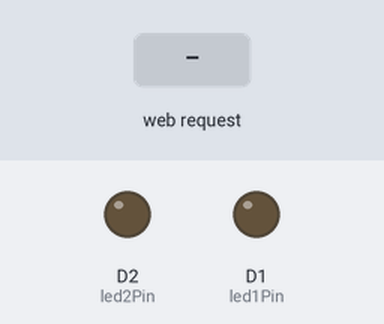
Simulated run of this sketch. Board: ESP8266 (NodeMCU). Parts: output pins drawn as LEDs (lit = HIGH). The test bench sets the inputs (shaded band). WiFi joins after 1.5 s; servers stay silent unless stated; what the sketch prints to the serial monitor is not drawn.

Above: at 2.7 s.
2.8 s: HTTP request GET /LED1=ON received
At 3.6 s:
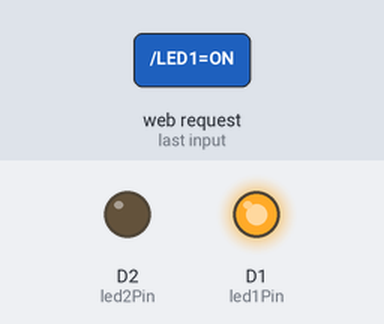
5.3 s: HTTP request GET /LEDALL=ON received
At 6.1 s:
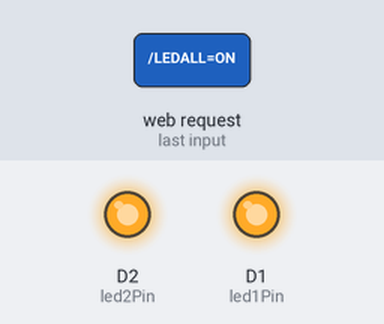
6.8 s: HTTP request GET /LED1=OFF received
At 7.2 s:
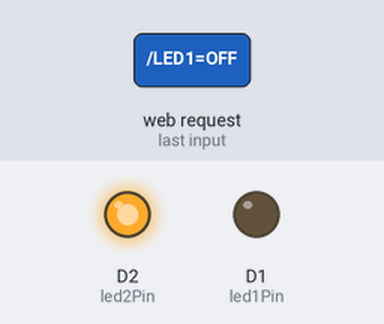
8.3 s: HTTP request GET /LED2=ON received
At 10.3 s:
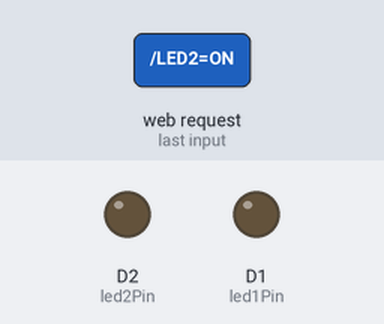
Timing chart, 0 to 11.8 s (numbered marks = the images above; inputs shaded):
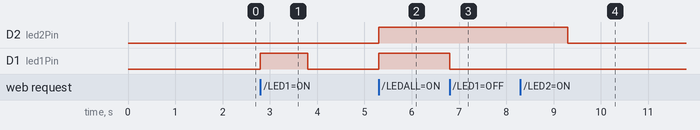

The sketch:

led_nodemcu.ino
```cpp
#include <ESP8266WiFi.h>

const char* ssid = "";
const char* password = "";

WiFiServer server(80);

const int led1Pin = D1;
const int led2Pin = D2;

void setup() {
  Serial.begin(115200);

  pinMode(led1Pin, OUTPUT);
  pinMode(led2Pin, OUTPUT);
  digitalWrite(led1Pin, LOW);
  digitalWrite(led2Pin, LOW);

  Serial.println("Connecting to WiFi...");
  WiFi.begin(ssid, password);

  while (WiFi.status() != WL_CONNECTED) {
    delay(500);
    Serial.print(".");
  }
  Serial.println("\nWiFi connected");
  Serial.println("IP Address: ");
  Serial.println(WiFi.localIP());

  server.begin();
}

void loop() {
  WiFiClient client = server.available();
  if (!client) return;

  while (!client.available()) {
    delay(1);
  }

  String request = client.readStringUntil('\r');
  Serial.println(request);
  client.flush();

  if (request.indexOf("/LED1=ON") != -1) {
    digitalWrite(led1Pin, HIGH);
    delay(1000);
    digitalWrite(led1Pin, LOW);
  } else if (request.indexOf("/LED1=OFF") != -1) {
    digitalWrite(led1Pin, LOW);
  }

  if (request.indexOf("/LED2=ON") != -1) {
    digitalWrite(led2Pin, HIGH);
    delay(1000);
    digitalWrite(led2Pin, LOW);
  } else if (request.indexOf("/LED2=OFF") != -1) {
    digitalWrite(led2Pin, LOW);
  }

  if (request.indexOf("/LEDALL=ON") != -1) {
    digitalWrite(led1Pin, HIGH);
    digitalWrite(led2Pin, HIGH);
  } else if (request.indexOf("/LEDALL=OFF") != -1) {
    digitalWrite(led1Pin, LOW);
    digitalWrite(led2Pin, LOW);
  }

  client.println("HTTP/1.1 200 OK");
  client.println("Content-Type: text/html");
  client.println();
  client.println("<!DOCTYPE HTML>");
  client.println("<html>");
  client.println("<head>");
  client.println("<style>");
  client.println("body { font-family: Arial; text-align: center; margin-top: 50px; }");
  client.println("a { text-decoration: none; display: inline-block; margin: 10px; padding: 10px 20px; color: white; background-color: blue; border-radius: 5px; }");
  client.println("</style>");
  client.println("</head>");
  client.println("<body>");
  client.println("<h1>Kontrol LED</h1>");
  client.println("<a href=\"/LED1=ON\">Hidupkan LED 1</a>");
  client.println("<a href=\"/LED1=OFF\">Matikan LED 1</a>");
  client.println("<br>");
  client.println("<a href=\"/LED2=ON\">Hidupkan LED 2</a>");
  client.println("<a href=\"/LED2=OFF\">Matikan LED 2</a>");
  client.println("<br>");
  client.println("<a href=\"/LEDALL=ON\">Hidupkan Kedua LED</a>");
  client.println("<a href=\"/LEDALL=OFF\">Matikan Kedua LED</a>");
  client.println("</body>");
  client.println("</html>");
}
```

Measured:
- after the input at 2.8 s, D1 (led1Pin): LOW → HIGH at once, → LOW 1.0 s later
- after the input at 5.3 s, D2 (led2Pin), D1 (led1Pin): LOW → HIGH at once
- after the input at 6.8 s, D1 (led1Pin): HIGH → LOW at once
- after the input at 8.3 s, D2 (led2Pin): HIGH → LOW after 1.0 s
